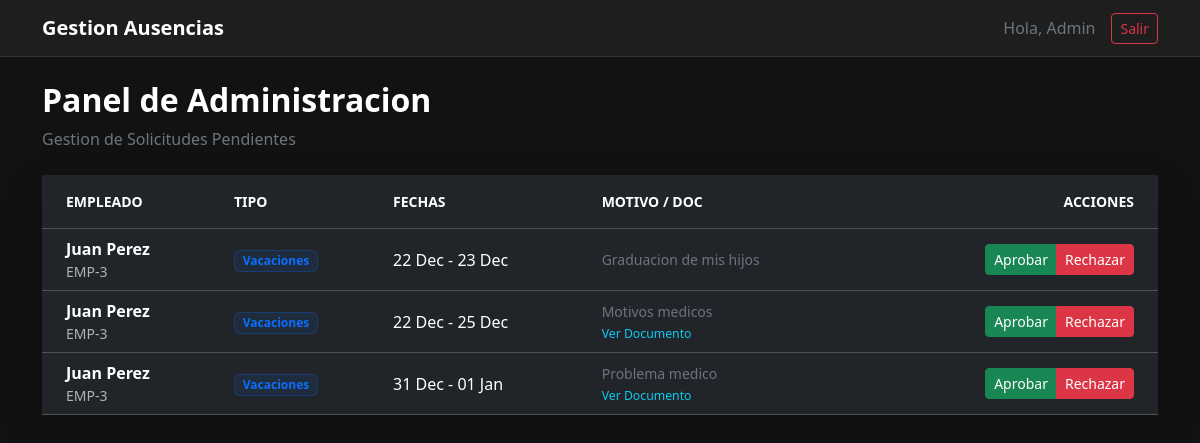
Page /admin-panel/ (signed in) on the committed database.
### core/models.py (models this page shows, shortened)
class SolicitudAusencia(models.Model):
    TIPOS = [
        ('vacaciones', 'Vacaciones'),
        ('medica', 'Licencia Medica'),
        ('personal', 'Dia Personal'),
    ]
    ESTADOS = [
        ('pendiente', 'Pendiente'),
        ('aprobada', 'Aprobada'),
        ('rechazada', 'Rechazada'),
    ]
    usuario = models.ForeignKey(User, on_delete=models.CASCADE)
    nombre_completo = models.CharField(max_length=200)
    codigo_empleado = models.CharField(max_length=50)
    correo_contacto = models.EmailField(max_length=254, verbose_name="Correo de Contacto", default="sin@correo.com")
    contacto_emergencia = models.CharField(max_length=200, verbose_name="Contacto de Emergencia", default="No especificado")
    contacto_emergencia = models.CharField(max_length=200, verbose_name="Contacto de Emergencia")
    tipo_ausencia = models.CharField(max_length=20, choices=TIPOS)
    fecha_inicio = models.DateField(null=True, blank=True)  #campos del formularioooo
    fecha_fin = models.DateField(null=True, blank=True)
    motivo_detallado = models.TextField()
    url_justificativo = models.URLField(max_length=500, blank=True, null=True)
    estado = models.CharField(max_length=20, choices=ESTADOS, default='pendiente')
    fecha_solicitud = models.DateTimeField(auto_now_add=True)

### core/views.py (the view)
# urls.py: path('admin-panel/', views.panel_admin, name='panel_admin'),
@login_required
@user_passes_test(es_admin)
def panel_admin(request):
    solicitudes_pendientes = SolicitudAusencia.objects.filter(estado='pendiente').order_by('fecha_solicitud')
    return render(request, 'core/panel_admin.html', {'solicitudes': solicitudes_pendientes})

### core/views.py (called while the page is built)
def es_admin(user):
    return user.is_superuser

### core/templates/core/panel_admin.html (shortened to what this page needs)
{% extends 'core/base.html' %}
{% block content %}
<div class="row mb-4">
    <div class="col-12 d-flex justify-content-between align-items-center">
        <div>
            <h2 class="text-white fw-bold">Panel de Administracion</h2>
            <p class="text-secondary mb-0">Gestion de Solicitudes Pendientes</p>
        </div>
    </div>
</div>
<div class="card shadow-lg border-0" style="background-color: #1e1e1e;">
    <div class="card-body p-0">
        <div class="table-responsive">
            <table class="table table-dark table-hover mb-0 align-middle">
                <thead class="text-secondary text-uppercase small bg-dark">
                    <tr>
                        <th class="ps-4 py-3">Empleado</th>
                        <th class="py-3">Tipo</th>
                        <th class="py-3">Fechas</th>
                        <th class="py-3">Motivo / Doc</th>
                        <th class="py-3 text-end pe-4">Acciones</th>
                    </tr>
                </thead>
                <tbody>
                    {% for sol in solicitudes %}
                    <tr>
                        <td class="ps-4">
                            <div class="fw-bold text-white">{{ sol.nombre_completo }}</div>
                            <div class="small text-muted">{{ sol.codigo_empleado }}</div>
                            </td>
                        <td>
                            <span class="badge bg-primary bg-opacity-10 text-primary border border-primary border-opacity-25">
                                {{ sol.get_tipo_ausencia_display }}
                            </span>
                        </td>
                        <td class="text-white">
                            {{ sol.fecha_inicio|date:"d M" }} - {{ sol.fecha_fin|date:"d M" }}
                        </td>
                        <td class="text-secondary small">
                            <div style="max-width: 200px;">{{ sol.motivo_detallado|truncatechars:40 }}</div>
                            {% if sol.url_justificativo %}
                                <a href="{{ sol.url_justificativo }}" target="_blank" class="text-info text-decoration-none small">
                                    Ver Documento
                                </a>
                            {% endif %}
                        </td>
                        <td class="text-end pe-4">
                            <div class="btn-group" role="group">
                                <a href="{% url 'gestionar_solicitud' sol.id 'aprobar' %}" class="btn btn-success btn-sm">Aprobar</a>
                                <a href="{% url 'gestionar_solicitud' sol.id 'rechazar' %}" class="btn btn-danger btn-sm">Rechazar</a>
                            </div>
                        </td>
                    </tr>
                    {% endfor %}
                </tbody>
            </table>
        </div>
    </div>
</div>
{% endblock %}

### core/templates/core/base.html (shortened to what this page needs)
<!DOCTYPE html>
<html lang="es" data-bs-theme="dark">
<head>
<link href="https://cdn.jsdelivr.net/npm/bootstrap@5.3.2/dist/css/bootstrap.min.css" rel="stylesheet">
</head>
<body>
<nav class="navbar navbar-expand-lg navbar-dark mb-4">
<div class="container">
<a class="navbar-brand fw-bold" href="{% url 'dashboard' %}">Gestion Ausencias</a>
<div class="d-flex align-items-center">
{% if user.is_authenticated %}
<span class="text-secondary me-3">Hola, {{ user.username }}</span>
<form action="{% url 'logout' %}" method="post" class="d-inline">
<button type="submit" class="btn btn-outline-danger btn-sm">Salir</button>
</form>
{% endif %}
</div>
</div>
</nav>
<div class="container">
{% block content %}{% endblock %}
</div>
</body>
</html>

### core/templates/core/base.html (style rules this page uses)
body { background-color: #121212; color: #e0e0e0; }
.card { background-color: #1e1e1e; border: 1px solid #333; }
.navbar { background-color: #1e1e1e !important; border-bottom: 1px solid #333; }

### rows in the picture
SolicitudAusencia: nombre_completo "Juan Perez", codigo_empleado "EMP-3", tipo_ausencia "Vacaciones", fecha_inicio "22 Dec", fecha_fin "23 Dec", motivo_detallado "Graduacion de mis hijos"
SolicitudAusencia: nombre_completo "Juan Perez", codigo_empleado "EMP-3", tipo_ausencia "Vacaciones", fecha_inicio "22 Dec", fecha_fin "25 Dec", motivo_detallado "Motivos medicos"
SolicitudAusencia: nombre_completo "Juan Perez", codigo_empleado "EMP-3", tipo_ausencia "Vacaciones", fecha_inicio "31 Dec", fecha_fin "01 Jan", motivo_detallado "Problema medico"

### other values in the picture
{{ user.username }} "Admin"
